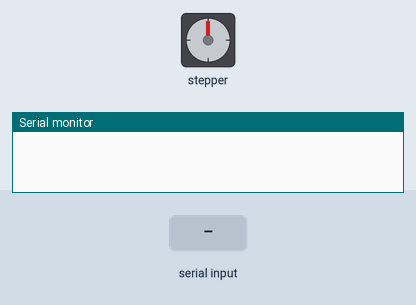
A sketch run on a simulated Arduino Uno, built with avr-gcc and run on an emulated ATmega328P. Shown: stepper motor, the last lines printed to the serial monitor. The inputs (shaded band) are chosen by the test bench. Stepper angles assume 2048 steps per turn.

Above: at 1.2 s.
1.3 s: "200\n" received over Serial
At 4.2 s:
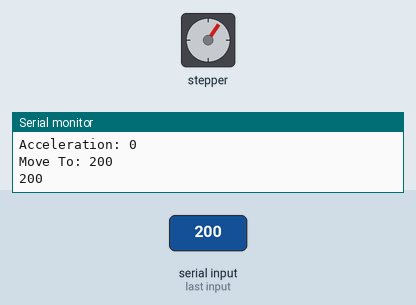
4.3 s: "," received over Serial
At 6.1 s:
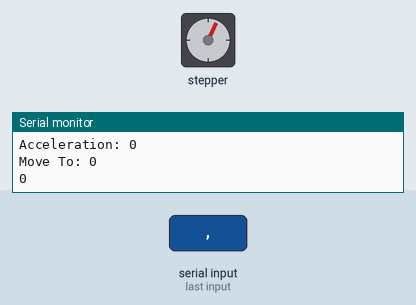
Timing chart, 0 to 8.5 s (numbered marks = the images above; inputs shaded):
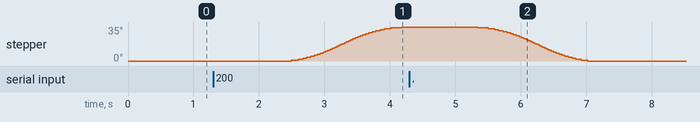

Measured:
- after the input at 1.3 s, stepper: keeps turning clockwise at about 21°/s, starting after 1.2 s
- after the input at 4.3 s, stepper: turns 35° counter-clockwise in 1.7 s, starting after 1.0 s

The sketch:

StepperMotorV3.ino
```cpp
#include <AccelStepper.h>

//Define the step constant (fordi den bruker 4 gpio pins)
#define MotorInterfaceType 4

int stepper1MoveTo = 0;
//int stepper1MaxSpeed = 500.0;
int stepper1Acceleration = 200.0;
int stepper1StartSpeed = 200.0;
AccelStepper myStepper1(MotorInterfaceType, 8, 10, 9, 11);

/*
 * int stepper2MoveTo = 0;
 * int stepper2MaxSpeed = 1000.0;
 * int stepper2Acceleration = 200.0;
 * int stepper2StartSpeed = 200.0;
 * AccelStepper myStepper2 (MotorInterfaceType, 4, 6, 5, 7
 */


void setup()
{
  Serial.begin(9600);
  myStepper1.setMaxSpeed(1000.0);
  myStepper1.setAcceleration(stepper1Acceleration);
  myStepper1.setSpeed(stepper1StartSpeed);
  myStepper1.moveTo(stepper1MoveTo); //Default position is 0

  /*
  myStepper2.setMaxSpeed(1000.0);
  myStepper2.setAcceleration(stepper1Acceleration);
  myStepper2.setSpeed(stepper1StartSpeed);
  myStepper2.moveTo(stepper1MoveTo); //Default position is 0
   */

}

void stringSeparator(String stringToRead)
{
  // Create an array with 30 slots, is it enough?
  String stringToSave[10];
  size_t arrayCounter = 0;

  //Break down a string into an array of string
  for (size_t i = 0; i < stringToRead.length(); ++i)
  {
    if(stringToRead[i] != ',')
    {
      stringToSave[arrayCounter] += stringToRead[i];
    }
    else if(stringToRead[i] == ',' && arrayCounter == 0)
    {
      stepper1MoveTo = stringToSave[arrayCounter].toInt();
      ++arrayCounter;
    }
    else if(stringToRead[i] == ',' && arrayCounter == 1)
    {
      stepper1StartSpeed = stringToSave[arrayCounter].toInt();
      ++arrayCounter;
    }
    else if (stringToRead[i] == ',' && arrayCounter == 2)
    {
      stepper1Acceleration = stringToSave[arrayCounter].toInt();
    }
    /*
    else if(stringToRead[i] == ',' && arrayCounter == 3)
    {
      stepper2MoveTo = stringToSave[arrayCounter].toInt();
      ++arrayCounter;
    }
    else if(stringToRead[i] == ',' && arrayCounter == 4)
    {
      stepper2StartSpeed = stringToSave[arrayCounter].toInt();
      ++arrayCounter;
    }
    else if (stringToRead[i] == ',' && arrayCounter == 5)
    {
      stepper2Acceleration = stringToSave[arrayCounter].toInt();
    }
    */
  }
  Serial.print("stringToSave position 0: ");
  Serial.println(stringToSave[0]);
  stepper1MoveTo = stringToSave[0].toInt();

  /*
  Serial.println("stringToSave position 1: ");
  Serial.println(stringToSave[1]);
  stepper1StartSpeed = stringToSave[1].toInt();
  */
  Serial.print("stringToSave position 1: ");
  Serial.println(stringToSave[1]);
  stepper1Acceleration = stringToSave[1].toInt();


  //stepper1MaxSpeed = stringToSave[1].toInt();

  /*
  stepper2MoveTo = stringToSave[4].toInt();
  stepper2MaxSpeed = stringToSave[5].toInt();
  stepper2Acceleration = stringToSave[6].toInt();
  stepper2StartSpeed = stringToSave[7].toInt();
  */
}

void loop()
{
  if (Serial.available() > 0)
  {
    String moveToInput = Serial.readString();
    stringSeparator(moveToInput);

    //stepperMoveTo = moveToInput.toInt();
    myStepper1.setSpeed(stepper1StartSpeed);
    myStepper1.setAcceleration(stepper1Acceleration);
    myStepper1.moveTo(stepper1MoveTo);

    Serial.println("");
    Serial.println("");
    Serial.print("Speed: ");
    Serial.println(stepper1StartSpeed);
    Serial.print("Acceleration: ");
    Serial.println(stepper1Acceleration);
    Serial.print("Move To: ");
    Serial.println(stepper1MoveTo);

    Serial.println(stepper1MoveTo);

  }
  // Change direction once the motor reaches target position
  //if (myStepper.distanceToGo() == 0)
  //{
  //myStepper.moveTo(-myStepper.currentPosition());
  //}
  // Move the motor one step

  myStepper1.run();
  //myStepper2.run();

}
```
